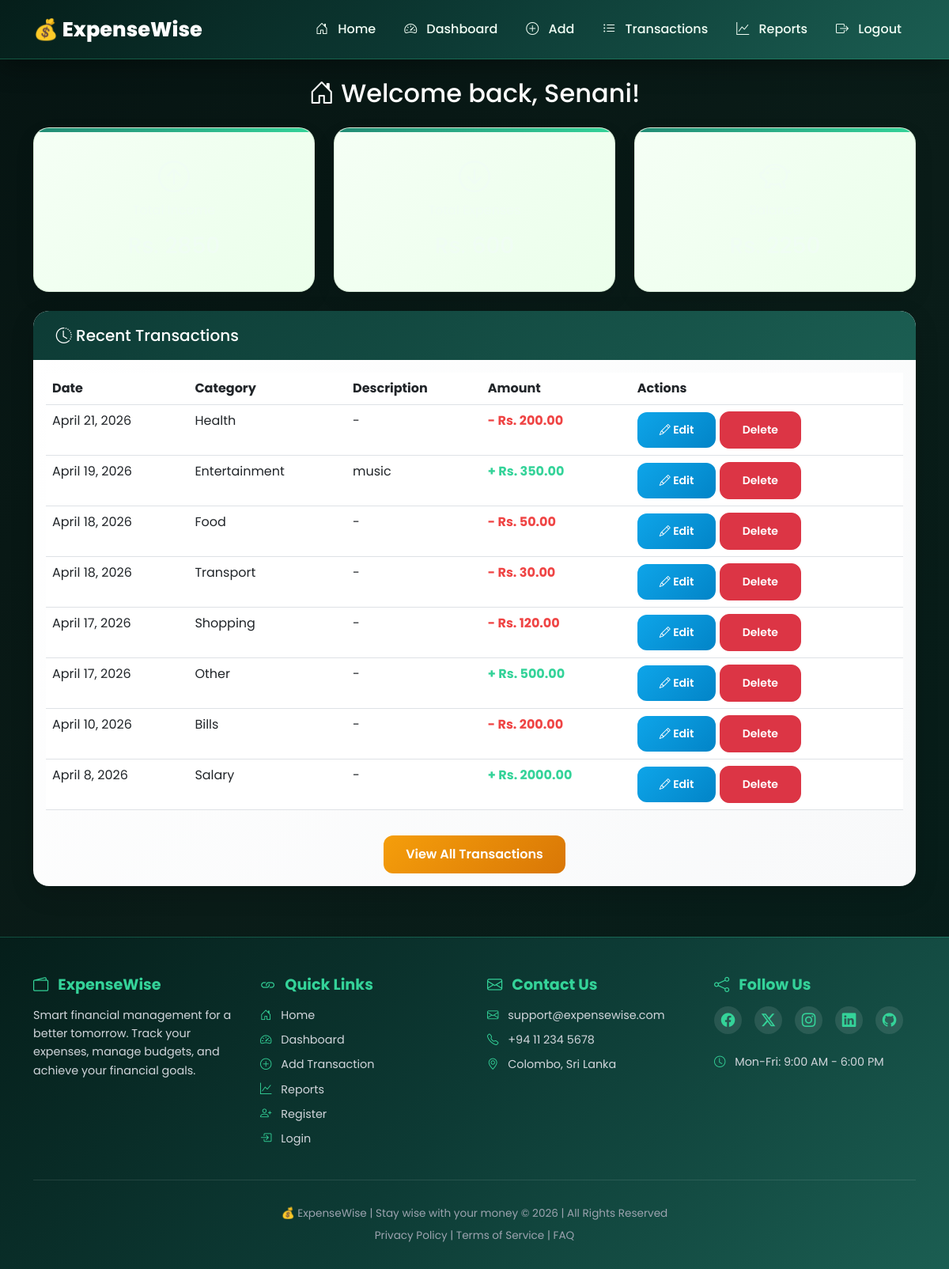
/transactions/ (signed in), run on the app's committed database.
### transactions/models.py (models this page shows, shortened)
class Transaction(models.Model):
    TYPE_CHOICES = [
        ('income', 'Income'),
        ('expense', 'Expense'),
    ]
    user = models.ForeignKey(User, on_delete=models.CASCADE)
    type = models.CharField(max_length=10, choices=TYPE_CHOICES)
    amount = models.DecimalField(max_digits=10, decimal_places=2)
    category = models.ForeignKey(Category, on_delete=models.SET_NULL, null=True)
    description = models.TextField(blank=True)
    date = models.DateField()

class Category(models.Model):
    name = models.CharField(max_length=100)
    def __str__(self):
        return self.name

### transactions/views.py (the view)
# urls.py: path('', views.dashboard, name='dashboard'),
@login_required
def dashboard(request):
    transactions = Transaction.objects.filter(user=request.user).order_by('-date')[:10]
    total_income = Transaction.objects.filter(
        user=request.user,
        type='income'
    ).aggregate(total=Sum('amount'))['total'] or 0
    total_expenses = Transaction.objects.filter(
        user=request.user,
        type='expense'
    ).aggregate(total=Sum('amount'))['total'] or 0
    balance = total_income - total_expenses
    context = {
        'transactions': transactions,
        'total_income': total_income,
        'total_expenses': total_expenses,
        'balance': balance,
    }
    return render(request, 'transactions/dashboard.html', context)

### transactions/templates/transactions/dashboard.html (shortened to what this page needs)
{% extends 'base.html' %}
{% block content %}
<div class="row">
    <div class="col-12">
        <h2 class="text-center mb-4" style="color: #ffffff;">
            <i class="bi bi-house-door"></i> Welcome back, {{ user.username }}!
        </h2>
    </div>
</div>
<div class="row mb-4">
    <div class="col-md-4">
        <div class="stat-card income">
            <i class="bi bi-arrow-up-circle"></i>
            <p>Total Income</p>
            <h3>Rs. {{ total_income|default:"0" }}</h3>
        </div>
    </div>
    <div class="col-md-4">
        <div class="stat-card expense">
            <i class="bi bi-arrow-down-circle"></i>
            <p>Total Expenses</p>
            <h3>Rs. {{ total_expenses|default:"0" }}</h3>
        </div>
    </div>
    <div class="col-md-4">
        <div class="stat-card balance">
            <i class="bi bi-piggy-bank"></i>
            <p>Balance</p>
            <h3>Rs. {{ balance|default:"0" }}</h3>
        </div>
    </div>
</div>
<div class="card">
    <div class="card-header">
        <h5 class="mb-0"><i class="bi bi-clock-history"></i> Recent Transactions</h5>
    </div>
    <div class="card-body">
        <div class="table-responsive">
            <table class="table table-hover">
                <thead>
                    <tr>
                        <th>Date</th>
                        <th>Category</th>
                        <th>Description</th>
                        <th>Amount</th>
                        <th>Actions</th>
                    </tr>
                </thead>
                <tbody>
                    {% for t in transactions %}
                    <tr>
                        <td>{{ t.date }}</td>
                        <td>{{ t.category }}</td>
                        <td>{{ t.description|default:"-" }}</td>
                        <td class="{% if t.type == 'income' %}text-success{% else %}text-danger{% endif %} fw-bold">
                            {% if t.type == 'income' %}+{% else %}-{% endif %} Rs. {{ t.amount }}
                        </td>
                        <td>
                            <a href="{% url 'edit_transaction' t.pk %}" class="btn btn-sm" title="Edit" style="background: linear-gradient(135deg, #0ea5e9, #0284c7); color: white; border: none;">
                                <i class="bi bi-pencil"></i> Edit
                            </a>
                            <a href="{% url 'delete_transaction' t.pk %}" class="btn btn-danger btn-sm">Delete</a>
                        </td>
                    </tr>
                    {% empty %}
                    <tr>
                        <td colspan="5" class="text-center">No transactions yet</td>
                    </tr>
                    {% endfor %}
                </tbody>
            </table>
        </div>
        <div class="text-center mt-3">
            <a href="{% url 'transaction_list' %}" class="btn btn-primary">View All Transactions</a>
        </div>
    </div>
</div>
{% endblock %}

### templates/base.html (style rules this page uses)
:root { --green-deepest: #051E1A; --green-darker: #0A2F2A; --green-dark: #0D3B35; --green-medium-dark: #114B43; --green-medium: #1B5E52; --green-forest: #1B6B5E; --green-emerald: #238B75; --green-light: #2EA88E; --green-bright: #34D399; --green-glow: #6EE7B7; --gold: #F59E0B; --gold-dark: #D97706; --red: #EF4444; --text-white: #FFFFFF; --text-light: #F0FDF4; --text-gray: #D1D5DB; --text-muted: #9CA3AF; --bg-darker: #061412; --bg-dark: #0A1C18; }
* { margin: 0; padding: 0; box-sizing: border-box; }
body { font-family: 'Poppins', 'Segoe UI', sans-serif; background: linear-gradient(135deg, var(--bg-darker) 0%, var(--bg-dark) 50%, var(--green-deepest) 100%); color: var(--text-light); min-height: 100vh; }
.btn-primary { background: linear-gradient(135deg, #F59E0B 0%, #D97706 100%); color: white; font-weight: 600; border: none; }
.btn { border-radius: 12px; padding: 12px 28px; font-weight: 600; transition: all 0.3s; }
.stat-card { background: linear-gradient(135deg, #F5FFF5 0%, #EBFFEB 100%); border-radius: 20px; padding: 2rem 1.5rem; text-align: center; transition: all 0.4s; position: relative; overflow: hidden; box-shadow: 0 10px 25px rgba(0, 0, 0, 0.1); border: 1px solid rgba(100, 150, 100, 0.2); }
.stat-card::before { content: ''; position: absolute; top: 0; left: 0; right: 0; height: 5px; background: linear-gradient(90deg, var(--green-emerald), var(--green-bright)); }
.stat-card i { font-size: 2.5rem; margin-bottom: 1rem; }
.card { border: none; border-radius: 20px; background: linear-gradient(135deg, #FFFFFF 0%, #F8F9FA 100%); box-shadow: 0 10px 30px rgba(0, 0, 0, 0.15); transition: all 0.4s; overflow: hidden; }
.card-header { background: linear-gradient(135deg, var(--green-dark) 0%, var(--green-medium) 100%); color: var(--text-white); border: none; padding: 1.2rem 1.8rem; font-weight: 700; }
.text-success { color: var(--green-bright) !important; }
.text-danger { color: var(--red) !important; }
.hero-hover-card, .card, .stat-card, .feature-wrapper { animation: fadeInUp 0.6s ease-out; }

### data on the page
Transaction: date "April 21, 2026", category "Health", description "-", amount "200.00"
Transaction: date "April 19, 2026", category "Entertainment", description "music", amount "350.00"
Transaction: date "April 18, 2026", category "Food", description "-", amount "50.00"
Transaction: date "April 18, 2026", category "Transport", description "-", amount "30.00"
Transaction: date "April 17, 2026", category "Shopping", description "-", amount "120.00"
Transaction: date "April 17, 2026", category "Other", description "-", amount "500.00"
Transaction: date "April 10, 2026", category "Bills", description "-", amount "200.00"
Transaction: date "April 8, 2026", category "Salary", description "-", amount "2000.00"

### other printed values
{{ user.username }} "Senani"
